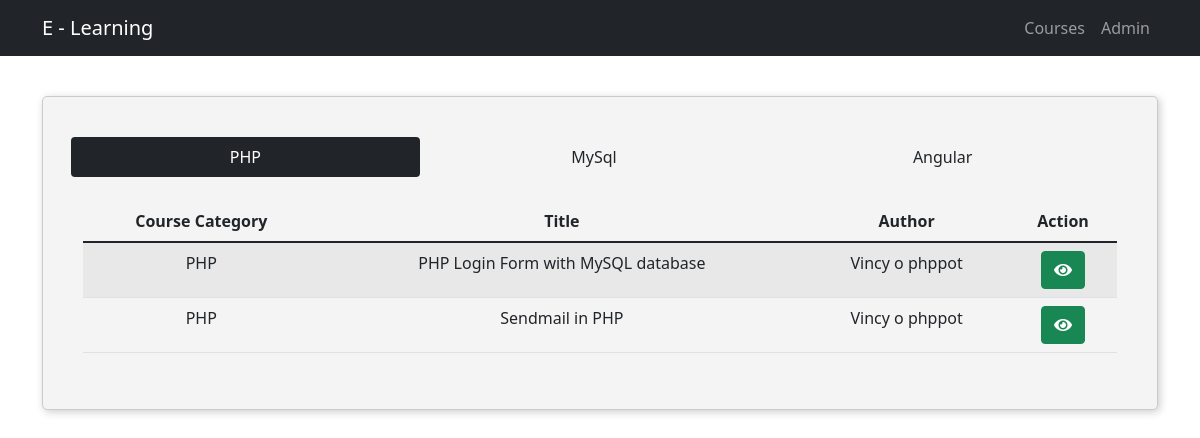
The page /views/index.php on the database its author committed.
### tables this page shows
CREATE TABLE `courses` (
  `id` int(11) NOT NULL,
  `type` varchar(255) NOT NULL,
  `title` varchar(255) NOT NULL,
  `author` varchar(255) NOT NULL,
  `content` text NOT NULL,
  `created` datetime NOT NULL
);

### config/dbconfig.php (called while the page is built, shortened)
<?php
class DB {
	private $DB_HOST = 'localhost';
	private $DB_USERNAME = 'root';
	private $DB_PASSWORD = '';
	private $DB_NAME = 'e_learning';
	private function connect()
	{
		try{
			$this->DB_con = new PDO("mysql:host={$this->DB_HOST};dbname={$this->DB_NAME}",$this->DB_USERNAME,$this->DB_PASSWORD);
		}
		catch(PDOException $e){
			die('Failed to connect to DB: '.$e->getMessage());
		}
	}
}

### model/publicModels.php (called while the page is built, shortened)
<?php
    include '../config/dbconfig.php';
    class Course_Model extends DB {
        protected $_table = 'courses';
        public function getAll() {
            try {
                $sql = "SELECT * FROM $this->_table";
                $stmt = $this->DB_con->prepare($sql);
                $stmt->execute();
                return $result = $stmt->fetchAll(PDO::FETCH_OBJ);
            } catch (PDOException $ex) {
                throw new Exception("DB Error: ".$ex->getMessage());
            }
            return $result;
        }
    }
?>

### views/index.php (the view, shortened to what this page needs)
<?php
include 'header.php';
$courseList = $course->getAll();
?>
<div class="container">
    <form>
        <div class="form-box">
            <div class="row">
                <ul class="nav nav-pills nav-justified" id="pills-tab" role="tablist">
                    <li class="nav-item" role="presentation">
                        <button class="nav-link active" id="pills-php-tab" data-bs-toggle="pill" data-bs-target="#pills-php" type="button" role="tab" aria-controls="pills-php" aria-selected="true">PHP</button>
                    </li>
                    <li class="nav-item" role="presentation">
                        <button class="nav-link" id="pills-mysql-tab" data-bs-toggle="pill" data-bs-target="#pills-mysql" type="button" role="tab" aria-controls="pills-mysql" aria-selected="false">MySql</button>
                    </li>
                    <li class="nav-item" role="presentation">
                        <button class="nav-link" id="pills-angular-tab" data-bs-toggle="pill" data-bs-target="#pills-angular" type="button" role="tab" aria-controls="pills-angular" aria-selected="false">Angular</button>
                    </li>
                </ul>
                <div class="tab-content" id="pills-tabContent">
                    <div class="tab-pane fade show active" id="pills-php" role="tabpanel" aria-labelledby="pills-php-tab">
                        <table class="table table-striped mt-4 text-center">
                            <thead>
                                <tr>
                                    <th scope="col">Course Category</th>
                                    <th scope="col">Title</th>
                                    <th scope="col">Author</th>
                                    <th scope="col">Action</th>
                                </tr>
                            </thead>
                            <tbody>
                            <?php if(!empty($courseList)): foreach($courseList as $key => $courseListing): if($courseListing->type == 'PHP'): ?>
                                <tr>
                                    <td><?php echo ($courseListing->type) ?? null; ?></td>
                                    <td><?php echo ($courseListing->title) ?? null; ?></td>
                                    <td><?php echo ($courseListing->author) ?? null; ?></td>
                                    <td><a type="submit" class="btn btn-success btn-eye" data-tooltip="tooltip" data-placement="top"  title="View" href="info.php?id=<?php echo ($courseListing->id) ?? null; ?>"><i class="fas fa-eye"></i></a></td>
                                </tr>
                            <?php endif; endforeach; endif; ?>
                            </tbody>
                        </table>
                    </div>
                </div>
            </div>
        </div>
    </form>
</div>
<?php
include 'footer.php';
?>

### assets/css/styles.css (style rules this page uses)
.form-box { margin-top: 40px; border: 1px solid #cecaca; padding: 40px; border-radius: 5px; background-color: #f4f4f4; box-shadow: 2px 2px 8px 0 rgb(0 0 0 / 20%); }
.nav-pills .nav-link.active, .nav-pills .show>.nav-link { background-color: #212529; }
.nav-link { color: #212529; font-weight: 500; }

### rows shown on the page
courses: type "PHP", title "PHP Login Form with MySQL database", author "Vincy o phppot"
courses: type "PHP", title "Sendmail in PHP", author "Vincy o phppot"
